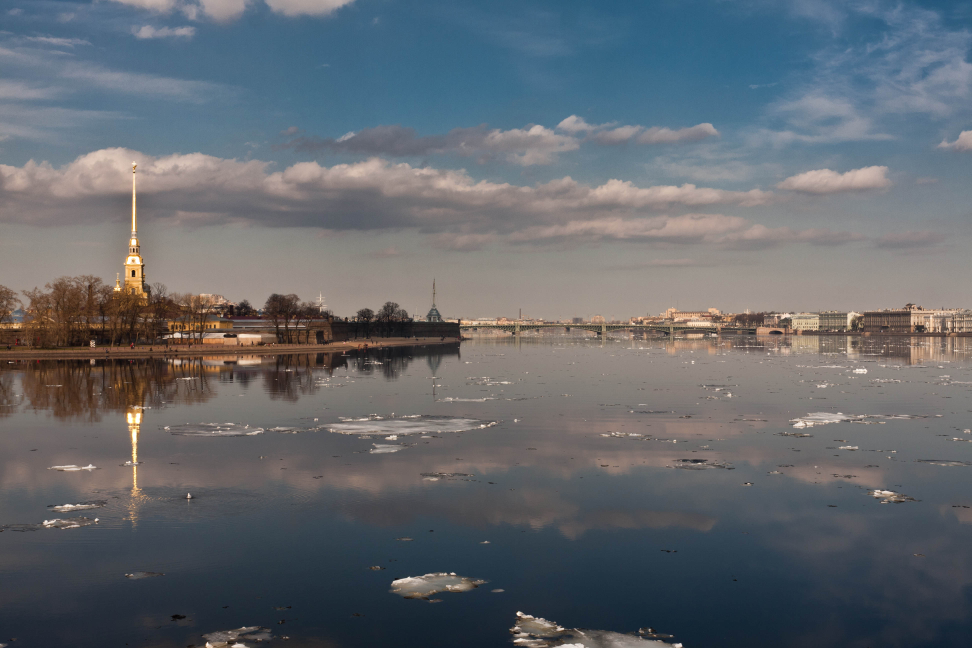
#> input picture Computer-Vision/panorama/image/boat3.jpg, 3888 x 2592 px, given in place of Lena.png, which was not available (shown at 1/4 size)
$ python 4_mopology.py
#> lines starting #> are read from the running program, lines starting #| are printed output that depends on the picture; after the words box and inside, x2 and y2 are one past the last pixel; in counts of white or black regions, pixels touching at a corner belong together; pictures that were not available may be replaced by others from this repository, and a replacement may not be noted
import cv2
import matplotlib.pyplot as plt

image = cv2.imread('D:/TestImage/Lena.png',0)
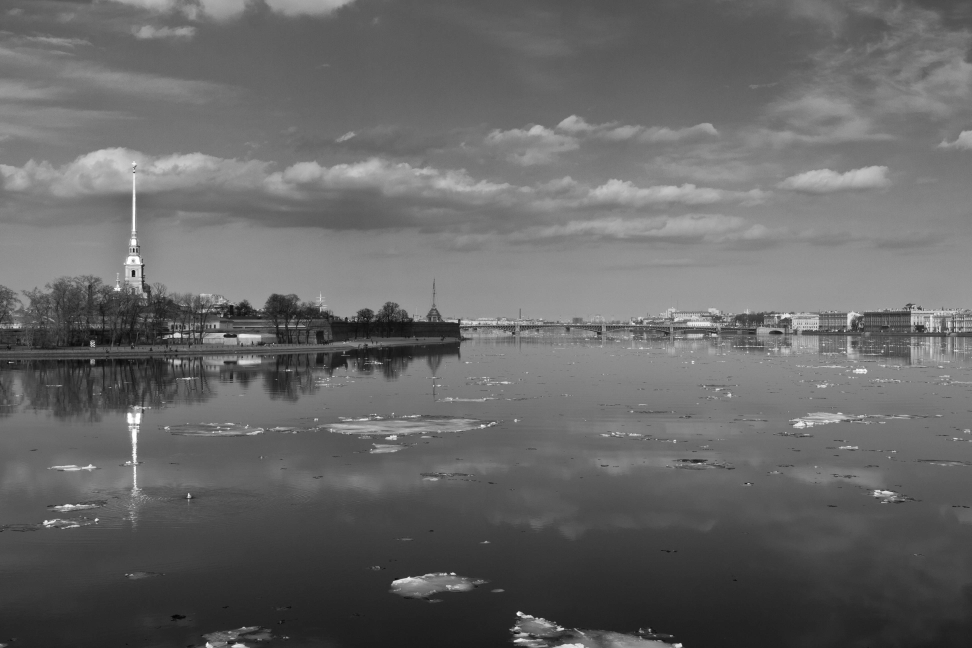
#> image: shape (2592, 3888) (shown at 1/4 size); min 0, max 255, mean 103.2

_, binary = cv2.threshold(image, -1,1,cv2.THRESH_BINARY | cv2.THRESH_OTSU)
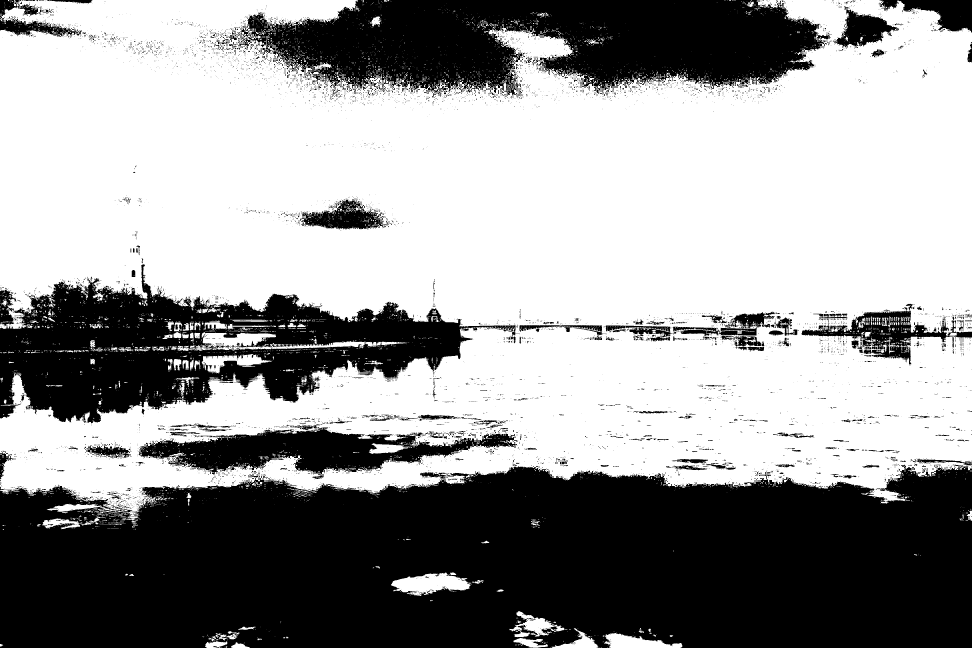
#> binary: shape (2592, 3888) (shown at 1/4 size); values 0 (black) and 1 (white), 59.6% white; 7773 black regions (6961 under 20 px), largest, box (x1, y1, x2, y2) and area: (0, 1837, 3888, 2592) 2484246, (950, 0, 3323, 390) 614925, (0, 1054, 2080, 1696) 571674


print('erosion 횟수 입력')
print(' 0 : 취소')
erosion = input()

print('dilation 횟수 입력')
print(' 0 : 취소')
dilation = input()

print('opening 횟수 입력')
print(' 0 : 취소')
opening = input()

print('closing 횟수 입력')
print(' 0 : 취소')
closing = input()

#> (the run stopped early here; a loop or call above may not have finished)

$ run again, on Computer-Vision/panorama/image/boat4.jpg
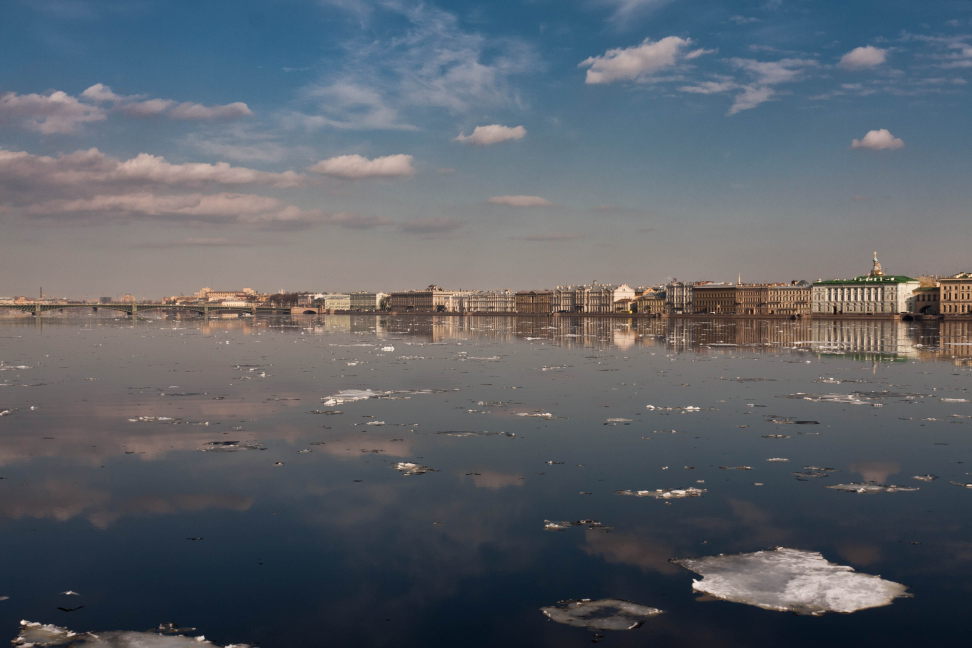
#> input picture Computer-Vision/panorama/image/boat4.jpg, 3888 x 2592 px, given in place of Lena.png, which was not available (shown at 1/4 size)
#> `image = cv2.imread('D:/TestImage/Lena.png',0)`:
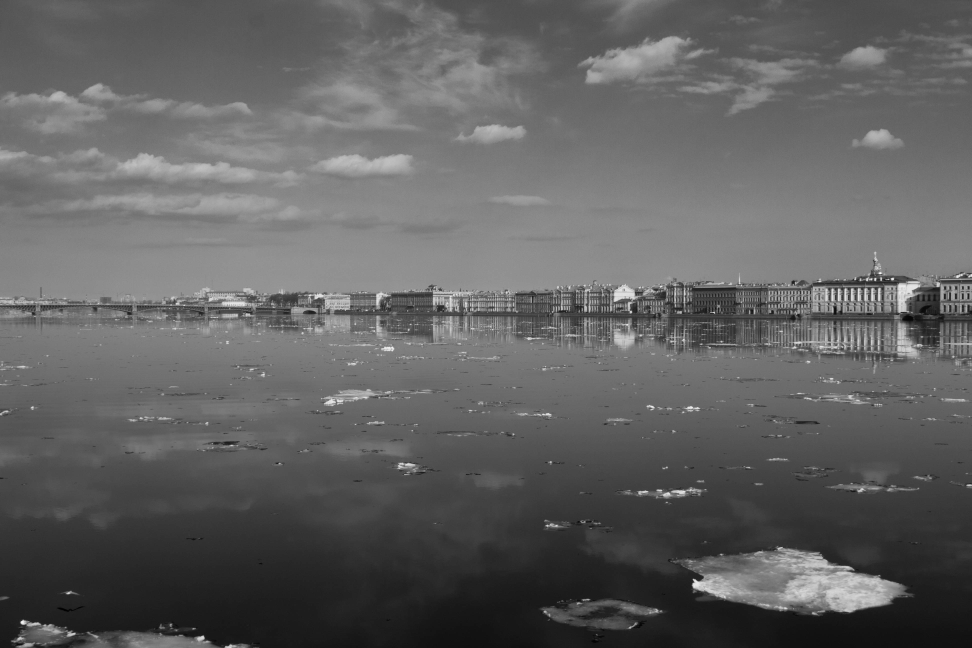
#> image: shape (2592, 3888) (shown at 1/4 size); min 0, max 255, mean 97.1
#> `_, binary = cv2.threshold(image, -1,1,cv2.THRESH_BINARY | cv2.THRESH_O..`:
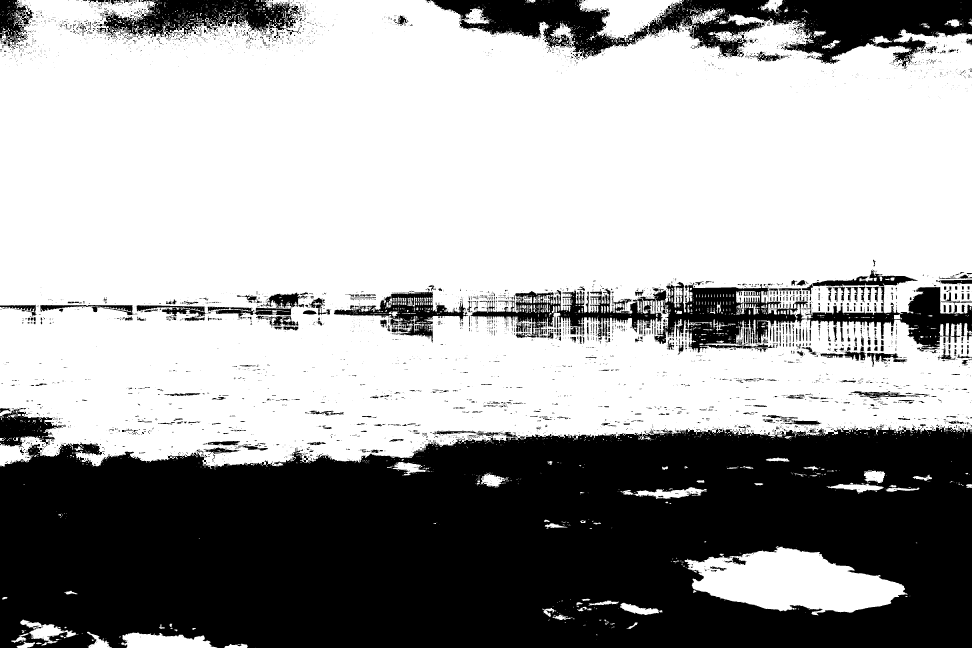
#> binary: shape (2592, 3888) (shown at 1/4 size); values 0 (black) and 1 (white), 63.4% white; 5743 black regions (4651 under 20 px), largest, box (x1, y1, x2, y2) and area: (0, 1702, 3888, 2592) 2942967, (2592, 0, 3888, 256) 179824, (1878, 1128, 3888, 1411) 176044

$ run again, on Computer-Vision/panorama/image/boat5.jpg
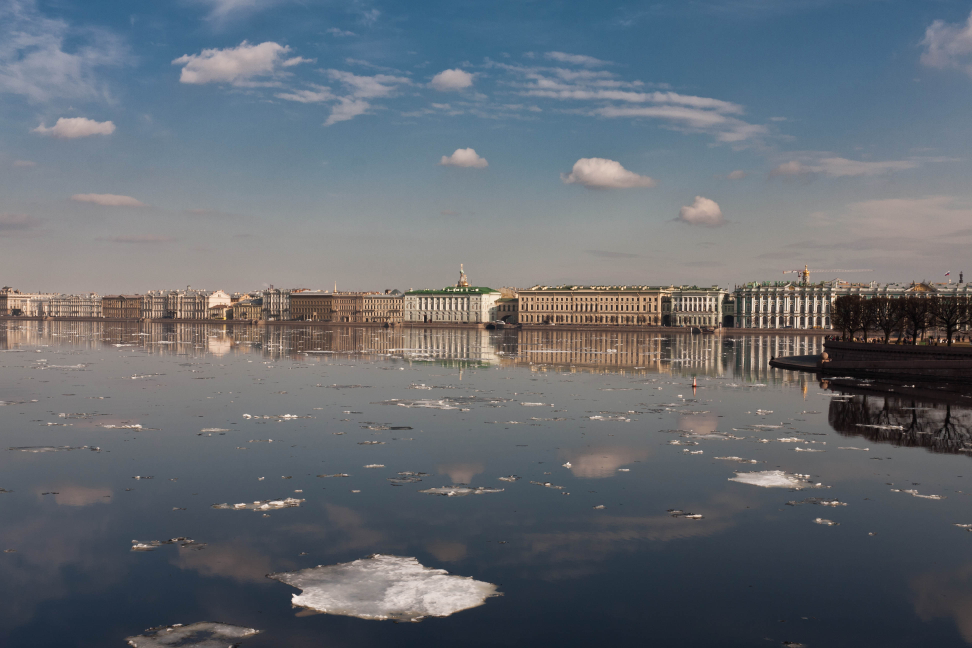
#> input picture Computer-Vision/panorama/image/boat5.jpg, 3888 x 2592 px, given in place of Lena.png, which was not available (shown at 1/4 size)
#> `image = cv2.imread('D:/TestImage/Lena.png',0)`:
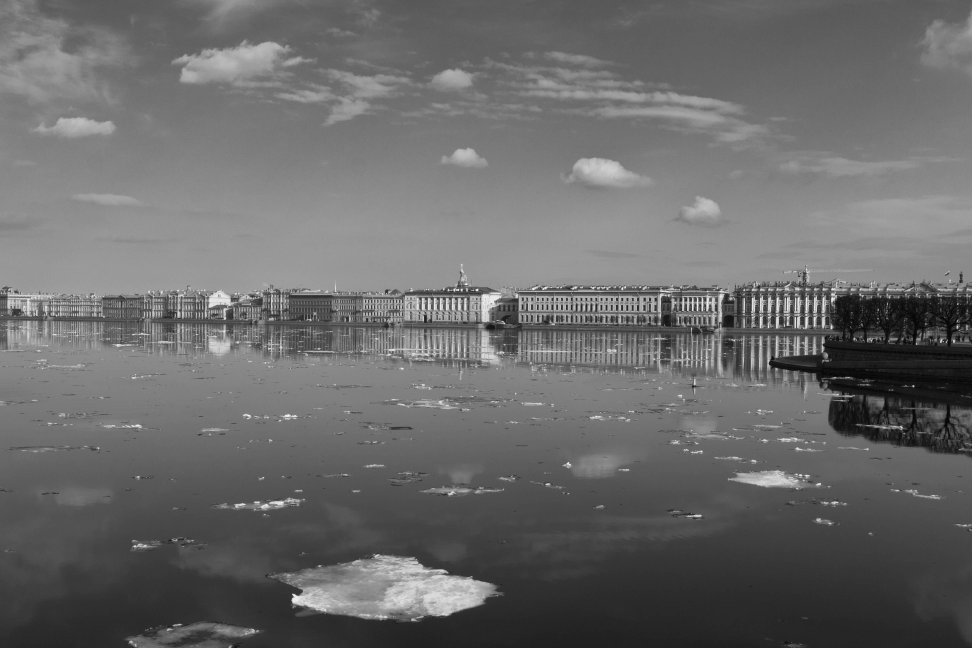
#> image: shape (2592, 3888) (shown at 1/4 size); min 0, max 255, mean 105.9
#> `_, binary = cv2.threshold(image, -1,1,cv2.THRESH_BINARY | cv2.THRESH_O..`:
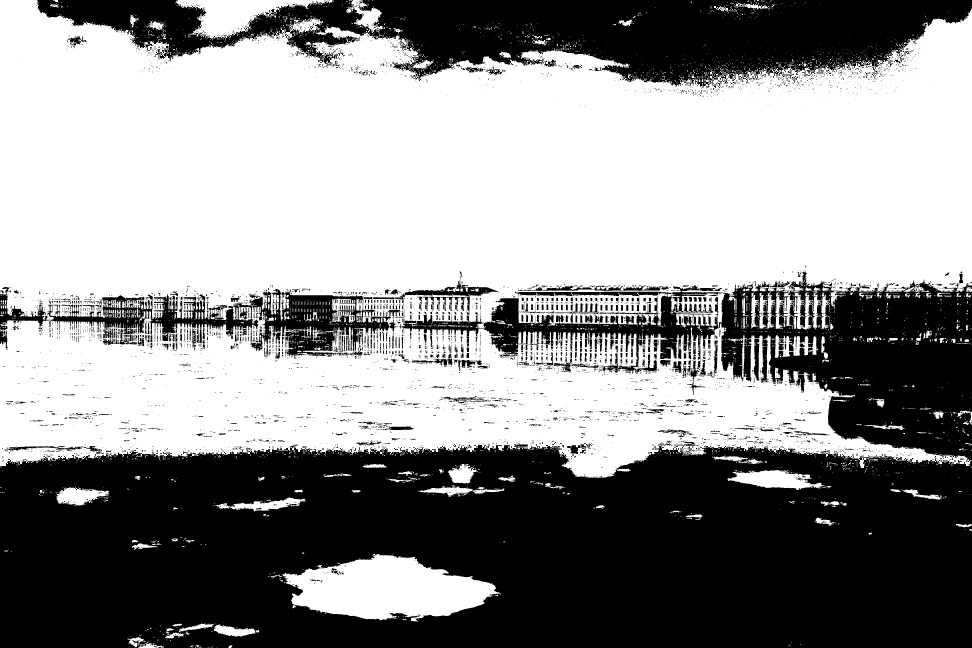
#> binary: shape (2592, 3888) (shown at 1/4 size); values 0 (black) and 1 (white), 56.8% white; 6747 black regions (5453 under 20 px), largest, box (x1, y1, x2, y2) and area: (0, 1085, 3888, 2592) 3338690, (149, 0, 3888, 355) 716229, (591, 1155, 1603, 1436) 96428
